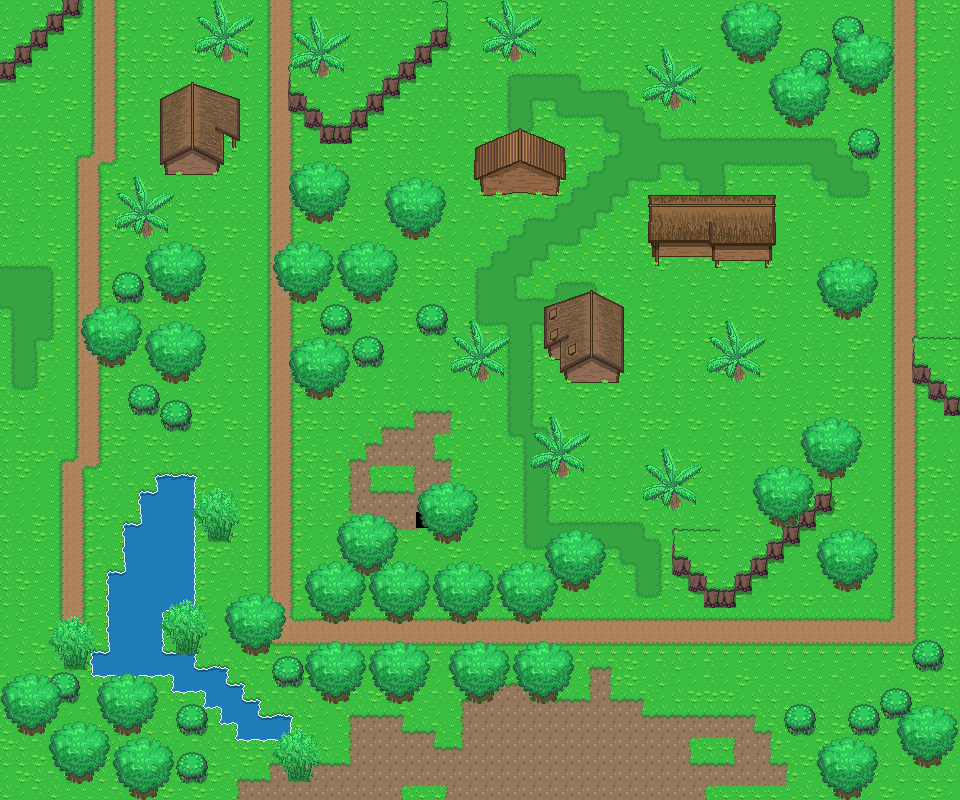

Below is a game level as drawn by its tile map, then a one-line description and the .tmx that defines it (tile-layer data replaced by summaries):
An orthogonal 60x50 tile map with 16x16 px tiles, 9 tile layers (Base, Cliff, Objects 1, Plants 1, ...), 1 hidden layer not drawn, 2 tilesets.

<map version="1.0" tiledversion="1.0.2" orientation="orthogonal" renderorder="left-down" width="60" height="50" tilewidth="16" tileheight="16" nextobjectid="1">
 <tileset firstgid="1" source="../Tileset/Overworld.tsx" />
 <tileset firstgid="1729" source="../Tileset/Building.tsx" />
 <layer name="Base" width="60" height="50">
  <data>[3000 cells, 2997 non-empty, 57 distinct tile ids]</data>
 </layer>
 <layer name="endblocks" width="60" height="50" visible="0">
  <data>[3000 cells, 305 non-empty, 57 distinct tile ids]</data>
 </layer>
 <layer name="Cliff" width="60" height="50">
  <data>[3000 cells, 95 non-empty, 11 distinct tile ids]</data>
 </layer>
 <layer name="Objects 1" width="60" height="50">
  <data>[3000 cells, 147 non-empty, 8 distinct tile ids]</data>
 </layer>
 <layer name="Plants 1" width="60" height="50">
  <data>[3000 cells, 92 non-empty, 18 distinct tile ids]</data>
 </layer>
 <layer name="Buildings 1" width="60" height="50">
  <data>[3000 cells, 114 non-empty, 114 distinct tile ids]</data>
 </layer>
 <layer name="Buildings 2" width="60" height="50">
  <data>[3000 cells, 0 non-empty, 0 distinct tile ids]</data>
 </layer>
 <layer name="Objects 2" width="60" height="50">
  <data>[3000 cells, 0 non-empty, 0 distinct tile ids]</data>
 </layer>
 <layer name="Plants 2" width="60" height="50">
  <data>[3000 cells, 68 non-empty, 4 distinct tile ids]</data>
 </layer>
 <layer name="Above Player" width="60" height="50">
  <properties>
   <property name="unity:sortingLayerName" value="AbovePlayer" />
  </properties>
  <data>[3000 cells, 538 non-empty, 65 distinct tile ids]</data>
 </layer>
</map>
